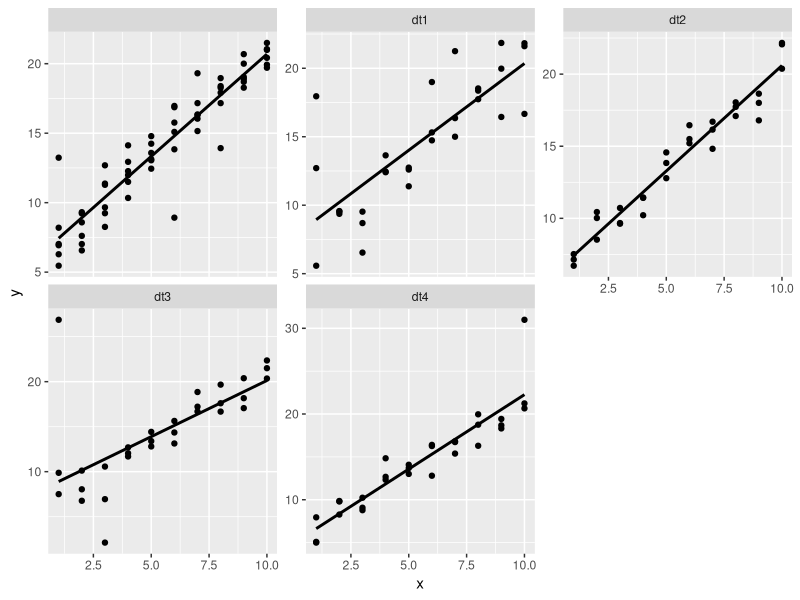
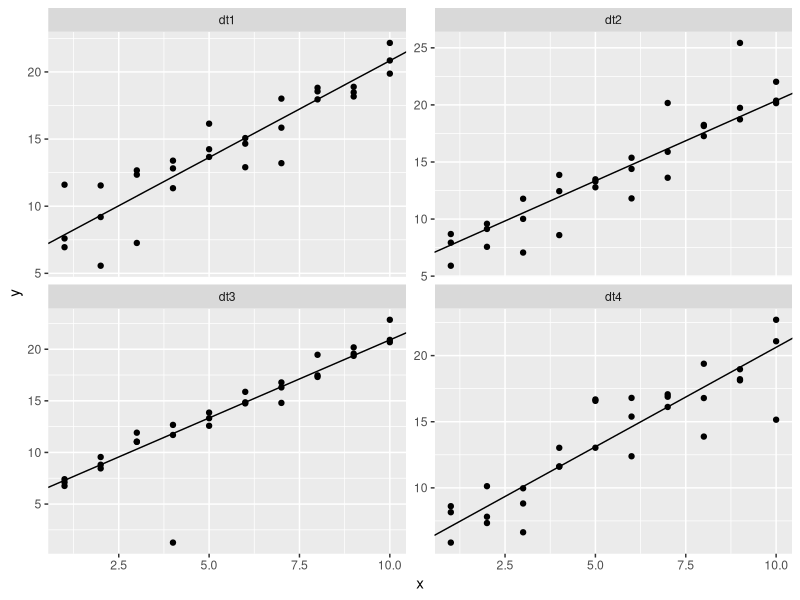

Write R code to recreate these figures, in order. (Note: this script raises an error after producing the figures.)
## ---- chunk 1
library(tidyverse)
library(modelr)

options(na.action = na.warn)
## ---- chunk 2

set.seed(2131)
create_random <- function() {
  tibble(
    x = rep(1:10, each = 3),
    y = x * 1.5 + 6 + rt(length(x), df = 2)
  )
}

setNames(1:6, paste0("dt", 1:4)) %>% 
  map(~ create_random()) %>%
  enframe() %>% 
  unnest() %>% 
  ggplot(aes(x, y)) +
  geom_point() +
  geom_smooth(method = "lm", colour = "black", se = FALSE) +
  facet_wrap(~ name, scales = "free_y")
## ---- chunk 3
model1 <- function(a, data) {
  a[1] + data$x * a[2]
}

measure_distance <- function(mod, data) {
  diff <- data$y - model1(mod, data)
  mean(abs(diff))
}
## ---- chunk 4
create_random <- function() {
  tibble(
    x = rep(1:10, each = 3),
    y = x * 1.5 + 6 + rt(length(x), df = 2)
  )
}

model_data <-
  setNames(1:4, paste0("dt", 1:4)) %>% 
  map(~ create_random())

final_data <-
  model_data %>% 
  map(~ optim(c(0, 0), measure_distance, data = .x)$par) %>% 
  enframe() %>%
  unnest() %>% 
  mutate(type = rep(c("int", "slope"), nrow(.) / 2)) %>% 
  spread(type, value) %>% 
  right_join(model_data %>% enframe() %>% unnest())

final_data %>% 
  ggplot(aes(x, y)) +
  geom_point() +
  geom_abline(aes(intercept = int, slope = slope)) +
  facet_wrap(~ name, scales = "free_y")
## ---- chunk 5
model1 <- function(a, data) {
  a[1] + data$x * a[2] + a[3]
}

measure_distance <- function(mod, data) {
  diff <- data$y - model1(mod, data)
  mean(abs(diff))
}

optim(c(0, 0), measure_distance, data = model_data$dt1)$par
## ---- chunk 6
mod1 <- loess(y ~ x, data = sim1)

sim1 %>% 
  add_predictions(mod1) %>% 
  ggplot(aes(x, y)) +
  geom_point() +
  geom_line(aes(y = pred), colour = "red")

sim1 %>% 
  ggplot(aes(x, y)) +
  geom_point() +
  geom_smooth()

## ---- chunk 7
new_data <- tibble(
  y = rnorm(100),
  x = y + rnorm(100, mean = 5),
  z = y * runif(100, max = 100)
)

mod1 <- lm(y ~ x, data = new_data)
mod2 <- lm(y ~ z, data = new_data)

final_data <-
  new_data %>% 
  gather_predictions(mod1, mod2)

  
final_data %>% 
  ggplot(aes(pred, colour = model)) +
  geom_freqpoly()
## ---- chunk 8
new_data %>% 
  spread_predictions(mod1, mod2)
